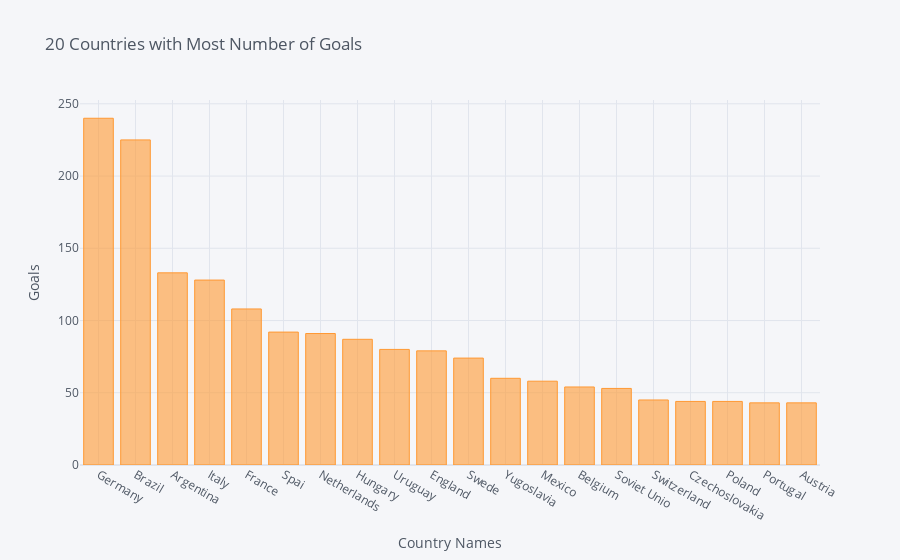

Notebook code for this chart:
### Code cell
# Plot a bar chart 
Goals[:20].iplot(kind = 'bar', xTitle = 'Country Names', yTitle = 'Goals', title = '20 Countries with Most Number of Goals')

### Figure 1 — Plotly figure (JSON) as saved in the notebook; plotly's stock layout.template omitted (floating-point values rounded to 4 significant figures)
{"data": [{"marker": {"color": "rgba(255, 153, 51, 0.6)", "line": {"color": "rgba(255, 153, 51, 1.0)", "width": 1}}, "name": "Goals", "orientation": "v", "text": "", "type": "bar", "x": ["Germany", "Brazil", "Argentina", "Italy", "France", "Spai", "Netherlands", "Hungary", "Uruguay", "England", "Swede", "Yugoslavia", "Mexico", "Belgium", "Soviet Unio", "Switzerland", "Czechoslovakia", "Poland", "Portugal", "Austria"], "y": [240, 225, 133, 128, 108, 92, 91, 87, 80, 79, 74, 60, 58, 54, 53, 45, 44, 44, 43, 43]}], "layout": {"legend": {"bgcolor": "#F5F6F9", "font": {"color": "#4D5663"}}, "paper_bgcolor": "#F5F6F9", "plot_bgcolor": "#F5F6F9", "title": {"font": {"color": "#4D5663"}, "text": "20 Countries with Most Number of Goals"}, "xaxis": {"gridcolor": "#E1E5ED", "showgrid": true, "tickfont": {"color": "#4D5663"}, "title": {"font": {"color": "#4D5663"}, "text": "Country Names"}, "zerolinecolor": "#E1E5ED"}, "yaxis": {"gridcolor": "#E1E5ED", "showgrid": true, "tickfont": {"color": "#4D5663"}, "title": {"font": {"color": "#4D5663"}, "text": "Goals"}, "zerolinecolor": "#E1E5ED"}}}
